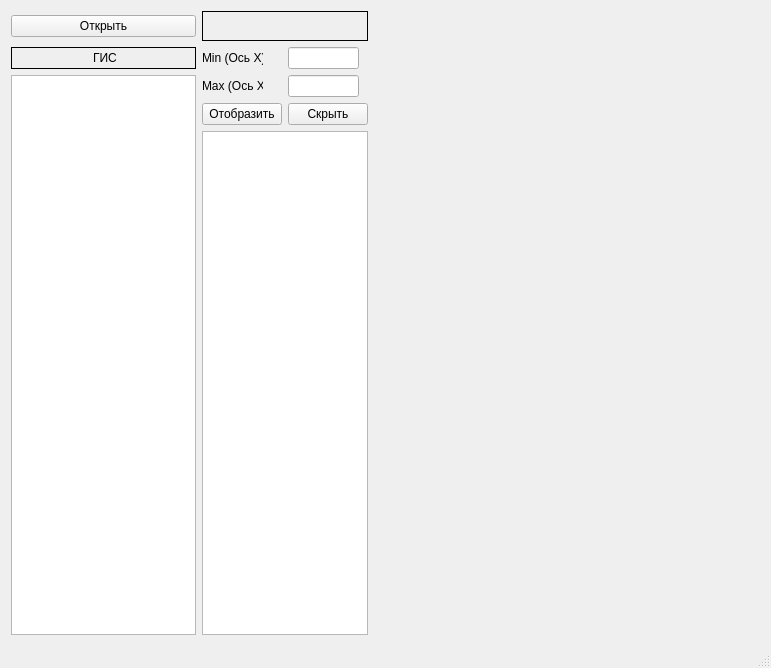
<?xml version="1.0" encoding="UTF-8"?>
<ui version="4.0">
 <class>MainWindow</class>
 <widget class="QMainWindow" name="MainWindow">
  <property name="geometry">
   <rect>
    <x>0</x>
    <y>0</y>
    <width>771</width>
    <height>668</height>
   </rect>
  </property>
  <property name="windowTitle">
   <string>MainWindow</string>
  </property>
  <widget class="QWidget" name="centralWidget">
   <layout class="QGridLayout" name="gridLayout">
    <item row="3" column="1">
     <widget class="QPushButton" name="btnShow">
      <property name="maximumSize">
       <size>
        <width>91</width>
        <height>16777215</height>
       </size>
      </property>
      <property name="text">
       <string>Отобразить</string>
      </property>
     </widget>
    </item>
    <item row="4" column="1" colspan="2">
     <widget class="QTableWidget" name="tableWidget">
      <property name="maximumSize">
       <size>
        <width>181</width>
        <height>16777215</height>
       </size>
      </property>
      <attribute name="horizontalHeaderVisible">
       <bool>false</bool>
      </attribute>
      <attribute name="horizontalHeaderDefaultSectionSize">
       <number>68</number>
      </attribute>
      <attribute name="verticalHeaderVisible">
       <bool>false</bool>
      </attribute>
      <attribute name="verticalHeaderDefaultSectionSize">
       <number>25</number>
      </attribute>
      <attribute name="verticalHeaderMinimumSectionSize">
       <number>15</number>
      </attribute>
     </widget>
    </item>
    <item row="1" column="1">
     <widget class="QLabel" name="lblMinX">
      <property name="maximumSize">
       <size>
        <width>61</width>
        <height>16777215</height>
       </size>
      </property>
      <property name="text">
       <string>&lt;html&gt;&lt;head/&gt;&lt;body&gt;&lt;p align=&quot;right&quot;&gt;Min (Ось X)&lt;/p&gt;&lt;/body&gt;&lt;/html&gt;</string>
      </property>
     </widget>
    </item>
    <item row="2" column="0" rowspan="3">
     <widget class="QListWidget" name="listWidget">
      <property name="sizePolicy">
       <sizepolicy hsizetype="Expanding" vsizetype="Expanding">
        <horstretch>4</horstretch>
        <verstretch>0</verstretch>
       </sizepolicy>
      </property>
      <property name="maximumSize">
       <size>
        <width>185</width>
        <height>16777215</height>
       </size>
      </property>
     </widget>
    </item>
    <item row="2" column="1">
     <widget class="QLabel" name="lblMaxX">
      <property name="maximumSize">
       <size>
        <width>61</width>
        <height>16777215</height>
       </size>
      </property>
      <property name="text">
       <string>&lt;html&gt;&lt;head/&gt;&lt;body&gt;&lt;p align=&quot;right&quot;&gt;Max (Ось X)&lt;/p&gt;&lt;/body&gt;&lt;/html&gt;</string>
      </property>
     </widget>
    </item>
    <item row="0" column="0">
     <widget class="QPushButton" name="btnOpen">
      <property name="text">
       <string>Открыть</string>
      </property>
     </widget>
    </item>
    <item row="1" column="2">
     <widget class="QLineEdit" name="lineEditMin">
      <property name="maximumSize">
       <size>
        <width>71</width>
        <height>16777215</height>
       </size>
      </property>
     </widget>
    </item>
    <item row="1" column="0">
     <widget class="QLabel" name="lblGis">
      <property name="frameShape">
       <enum>QFrame::Box</enum>
      </property>
      <property name="text">
       <string>&lt;html&gt;&lt;head/&gt;&lt;body&gt;&lt;p align=&quot;center&quot;&gt;ГИС&lt;/p&gt;&lt;/body&gt;&lt;/html&gt;</string>
      </property>
     </widget>
    </item>
    <item row="3" column="2">
     <widget class="QPushButton" name="btnHide">
      <property name="maximumSize">
       <size>
        <width>101</width>
        <height>16777215</height>
       </size>
      </property>
      <property name="text">
       <string>Скрыть</string>
      </property>
     </widget>
    </item>
    <item row="0" column="1" colspan="2">
     <widget class="QLabel" name="lblGisMethod">
      <property name="maximumSize">
       <size>
        <width>181</width>
        <height>16777215</height>
       </size>
      </property>
      <property name="frameShape">
       <enum>QFrame::Box</enum>
      </property>
      <property name="text">
       <string>&lt;html&gt;&lt;head/&gt;&lt;body&gt;&lt;p align=&quot;center&quot;&gt;&lt;br/&gt;&lt;/p&gt;&lt;/body&gt;&lt;/html&gt;</string>
      </property>
      <property name="alignment">
       <set>Qt::AlignCenter</set>
      </property>
     </widget>
    </item>
    <item row="2" column="2">
     <widget class="QLineEdit" name="lineEditMax">
      <property name="maximumSize">
       <size>
        <width>71</width>
        <height>16777215</height>
       </size>
      </property>
     </widget>
    </item>
    <item row="0" column="3" rowspan="5">
     <widget class="ChartView" name="vchrt" native="true"/>
    </item>
   </layout>
  </widget>
  <widget class="QStatusBar" name="statusBar"/>
 </widget>
 <layoutdefault spacing="6" margin="11"/>
 <customwidgets>
  <customwidget>
   <class>ChartView</class>
   <extends>QWidget</extends>
   <header location="global">chartview.h</header>
   <container>1</container>
  </customwidget>
 </customwidgets>
 <resources/>
 <connections/>
</ui>
